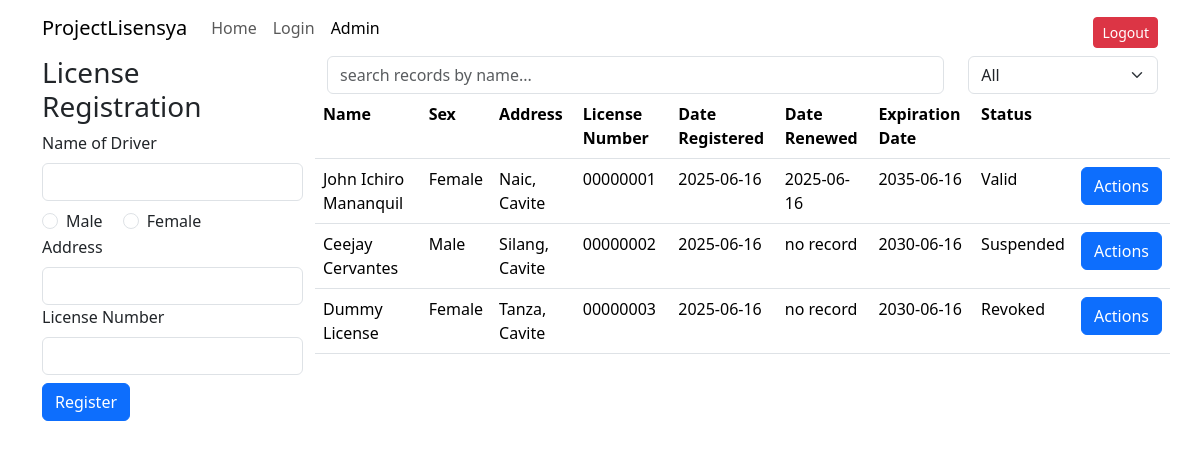
The page /admin-db.php (signed in) on the database as committed earlier.
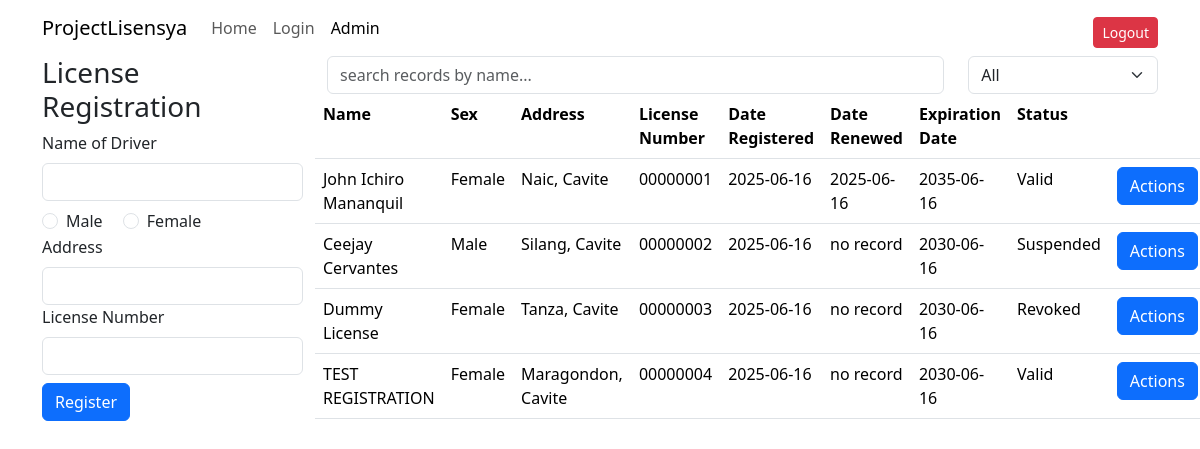
The same page on the database as committed later.
### tables this page shows
CREATE TABLE `tblicense` (
  `serialNumber` int(11) NOT NULL,
  `name` varchar(100) NOT NULL,
  `sex` enum('Male','Female') NOT NULL,
  `address` varchar(100) NOT NULL,
  `licenseNumber` varchar(8) NOT NULL,
  `dateRegistered` date NOT NULL DEFAULT current_timestamp(),
  `dateRenewed` date DEFAULT NULL,
  `expirationDate` date NOT NULL,
  `status` enum('Valid','Expired','Suspended','Revoked') NOT NULL DEFAULT 'Valid'
);

### _functions.php (the view, shortened to what this page needs)
<?php
function connect() {
    $conn = new mysqli('localhost','root','','dcit55_project');
    return $conn;
}
function viewAllLicense() {
    $conn = connect();
    $sql =
        "SELECT *
        FROM tblicense";
    $rs = $conn->query($sql);
    if ($rs->num_rows === 0) {
        echo "
            <tr>
                <td colspan='8' style='text-align: center;'><i>no registered license</td>
            </tr>
        ";
    } else {
        while ($row = $rs->fetch_assoc()) {
            echo "
                <tr>
                    <td>" . $row['name'] . "</td>
                    <td>" . $row['sex'] . "</td>
                    <td>" . $row['address'] . "</td>
                    <td>" . $row['licenseNumber'] . "</td>
                    <td>" . $row['dateRegistered'] . "</td>
                    <td>" . ($row['dateRenewed'] == null ? 'no record' : $row['dateRenewed'] ) . "</td>
                    <td>" . $row['expirationDate'] . "</td>
                    <td>" . $row['status'] . "</td>
                    <td>
                        <form method='get' action='license-actions.php'>
                            <input type='text' name='serial-number' value='" . $row['serialNumber'] . "' style='display:none;'>
                            <button class='btn btn-primary'>Actions</button>
                        </form>
                    </td>
                </tr>
            ";
        }
    }
}
?>

### admin-db.php (shortened to what this page needs)
<?php
include '_functions.php';
?>
<!DOCTYPE html>
<html lang="en">
<head>
    <link rel="stylesheet" href="https://cdn.jsdelivr.net/npm/bootstrap@5.3.6/dist/css/bootstrap.min.css">
</head>
<body>
    <header>
        <nav class="navbar navbar-expand-lg">
            <div class="container">
                <a class="navbar-brand" href="#">ProjectLisensya</a>
                <div class="collapse navbar-collapse">
                    <ul class="navbar-nav">
                        <li class="nav-item">
                            <a class="nav-link" href="index.php">Home</a>
                        </li>
                        <li class="nav-item">
                            <a class="nav-link" href="login.php">Login</a>
                        </li>
                        <li class="nav-item">
                            <a class="nav-link active" aria-current="page" href="#">Admin</a>
                        </li>
                    </ul>
                </div>
                <button class="btn btn-sm btn-danger" data-bs-toggle="modal" data-bs-target="#logoutModal" style="margin-top: 0.5rem;">Logout</button>
            </div>
        </nav>
    </header>
    <div class="container">
        <div class="row">
            <div class="col">
                <h3>License Registration</h3>
                <form method="post" action="_functions.php">
                    <label for="driverName" class="form-label">Name of Driver</label>
                    <input type="text" id="driverName" class="form-control" name="name" required>
                    <div class="form-check form-check-inline">
                        <label for="radioOption1" class="form-check-label">Male</label>
                        <input type="radio" id="radioOption1" class="form-check-input" name="sex" value="Male" required>
                    </div>
                    <div class="form-check form-check-inline">
                        <label for="radioOption2" class="form-check-label">Female</label>
                        <input type="radio" id="radioOption2" class="form-check-input" name="sex" value="Female">
                    </div>
                    <div class="form-check form-check-inline"></div>
                    <label for="address" class="form-label">Address</label>
                    <input type="text" id="address" class="form-control" name="address" required>
                    <label for="licenseNumber" class="form-label">License Number</label>
                    <input type="text" id="licenseNumber" class="form-control" name="license-number" minlength="8" maxlength="8" required>
                    <button type="submit" class="btn btn-primary" name="register-license" style="margin-top: 0.5rem;">Register</button>
                </form>
            </div>
            <div class="col-9">
                <div class="row">
                    <div class="col-9">
                        <input type="text" id="filterSearch" placeholder="search records by name..." class="form-control">
                    </div>
                    <div class="col">
                        <select id="filterSelect" class="form-select">
                            <option value="All" selected>All</option>
                        </select>
                    </div>
                </div>
                <div class="row">
                    <table class="table">
                        <tr>
                            <th>Name</th>
                            <th>Sex</th>
                            <th>Address</th>
                            <th>License Number</th>
                            <th>Date Registered</th>
                            <th>Date Renewed</th>
                            <th>Expiration Date</th>
                            <th>Status</th>
                            <th></th>
                        </tr>
                        <?php viewAllLicense(); ?>
                    </table>
                </div>
            </div>
        </div>
    </div>
</body>
</html>

Rows that differ between the two databases and show on the page:
added tblicense: name "TEST REGISTRATION", sex "Female", address "Maragondon, Cavite", licenseNumber "00000004", dateRegistered "2025-06-16", shows "no record", expirationDate "2030-06-16", status "Valid"
